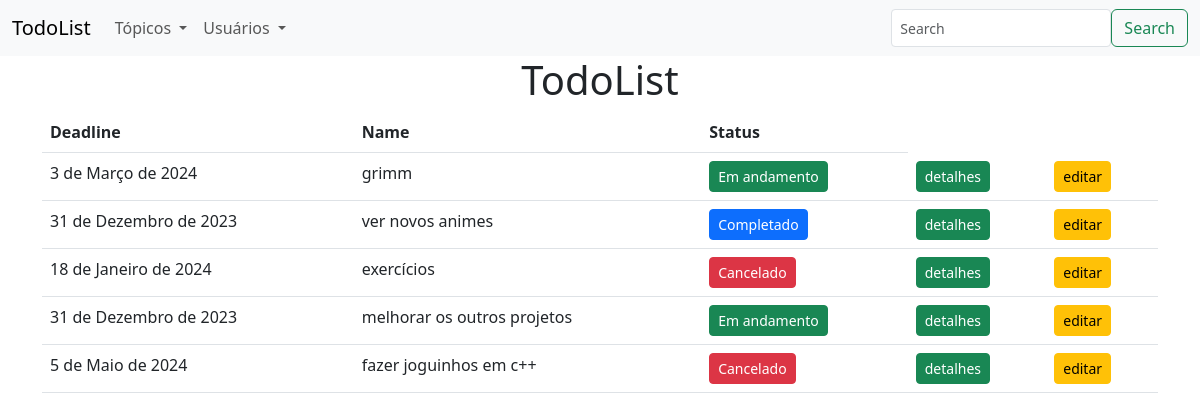
/todolist/site/ (signed in), run on the app's committed database.
### todolist/models.py (models this page shows, shortened)
class Topico(models.Model):
    name = models.CharField(max_length = 255)
    description = models.TextField()
    deadline = models.DateField(default = timezone.now)
    start = models.DateField(auto_now_add = True)
    updatedAt = models.DateField(auto_now = True)
    user = models.ForeignKey(User, on_delete = models.CASCADE)
    status_choices = [
        ("completed", "completed"),
        ("ongoing", "ongoing"),
        ("canceled", "canceled")
    ]
    status = models.CharField(choices=status_choices, default="ongoing", max_length=50)

### todolist/views.py (the view)
# urls.py: path('site/', views.site, name = 'site'),
@login_required(login_url = '/todolist/login/')
@require_http_methods(['GET'])
def site(request):
    pk = request.user.pk
    topicos = Topico.objects.filter(user_id = pk).order_by('-start')[:5]
    params = {
        'topicos': topicos,
        'active': True
    }
    return render(request, 'site.html', params)

### todolist/templates/site.html (shortened to what this page needs)
{% extends "base.html" %}
{% load static %}
{% block 'main' %}
    <div class = "container">
       <h1 class = "text-center">TodoList</h1>
       <table class = "table">
        <thead>
            <tr>
                <th>Deadline</th>
                <th>Name</th>
                <th>Status</th>
            </tr>
        </thead>
        <tbody>
            {% for topico in topicos %}
                <tr>
                    <td>{{topico.deadline}}</td>
                    <td>{{topico.name}}</td>
                    {% if topico.status == 'completed' %}
                        <td><a href = "#" class = "btn btn-sm btn-primary">Completado</a></td>
                    {% elif topico.status == 'ongoing'%}
                    <td><a href = "#" class = "btn btn-sm btn-success">Em andamento</a></td>
                    {% else %}
                    <td><a href = "#" class = "btn btn-sm btn-danger">Cancelado</a></td>
                    {% endif %}
                    <td><a href = "{% url 'topico.details' topico.pk %}" class = "btn btn-sm btn-success">detalhes</a></td>
                    <td><a href = "{% url 'topico.edit' topico.pk %}" class = "btn btn-sm btn-warning">editar</a></td>
                </tr>
            {% endfor %}
        </tbody>
    </table>
    </div>
{% endblock %}

### data on the page
Topico: deadline "3 de Março de 2024", name "grimm", status "Em andamento"
Topico: deadline "31 de Dezembro de 2023", name "ver novos animes", status "Completado"
Topico: deadline "18 de Janeiro de 2024", name "exercícios", status "Cancelado"
Topico: deadline "31 de Dezembro de 2023", name "melhorar os outros projetos", status "Em andamento"
Topico: deadline "5 de Maio de 2024", name "fazer joguinhos em c++", status "Cancelado"
